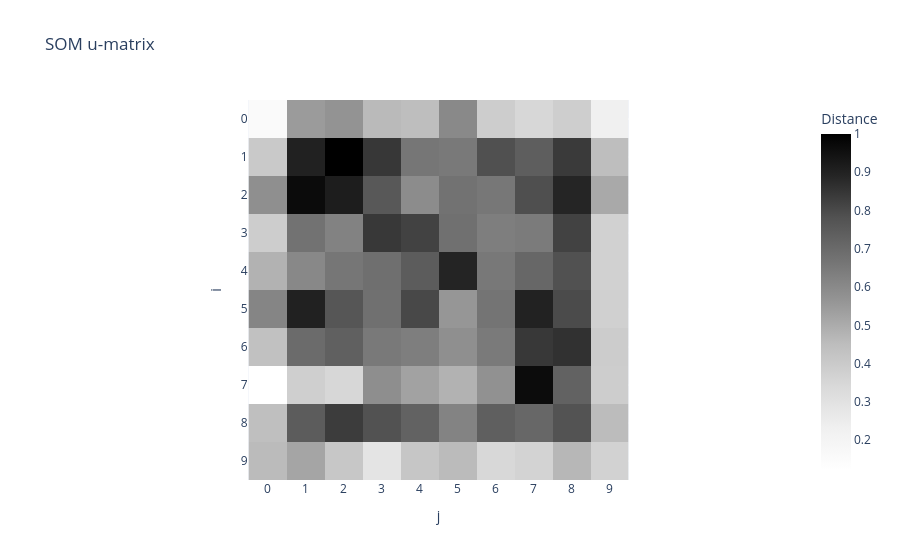

This figure's notebook cell:
### Code cell
u_matrix_plot = kairo.plot_som_u_matrix(som)
u_matrix_plot.show()

### Figure 1 — Plotly figure (JSON) as saved in the notebook; plotly's stock layout.template omitted (floating-point values rounded to 4 significant figures)
{"data": [{"coloraxis": "coloraxis", "hovertemplate": "j: %{x}<br>i: %{y}<br>Distance: %{z}<extra></extra>", "name": "0", "type": "heatmap", "xaxis": "x", "yaxis": "y", "z": [[0.1602, 0.547, 0.5693, 0.4586, 0.4486, 0.6027, 0.3895, 0.3508, 0.3853, 0.2282], [0.4046, 0.9019, 1.0, 0.8453, 0.6607, 0.6517, 0.7842, 0.7403, 0.8396, 0.4464], [0.5824, 0.9672, 0.9154, 0.7616, 0.5915, 0.6746, 0.6572, 0.7878, 0.8906, 0.5078], [0.387, 0.6755, 0.6223, 0.8428, 0.8197, 0.6798, 0.6364, 0.6448, 0.819, 0.3742], [0.481, 0.6043, 0.66, 0.6841, 0.7464, 0.8934, 0.6557, 0.712, 0.7817, 0.3747], [0.6148, 0.9019, 0.7666, 0.6813, 0.8054, 0.5619, 0.6688, 0.9001, 0.7986, 0.3764], [0.4347, 0.6985, 0.7336, 0.6504, 0.6348, 0.5833, 0.6496, 0.8437, 0.8601, 0.3943], [0.1219, 0.3807, 0.349, 0.5875, 0.5267, 0.4808, 0.5776, 0.9644, 0.7256, 0.3885], [0.4436, 0.7474, 0.8331, 0.7814, 0.7284, 0.6196, 0.7356, 0.7119, 0.7781, 0.4546], [0.4556, 0.52, 0.4106, 0.2905, 0.4178, 0.4566, 0.3457, 0.3654, 0.4689, 0.3671]]}], "layout": {"coloraxis": {"colorbar": {"title": {"text": "Distance"}}, "colorscale": [[0, "rgb(255,255,255)"], [0.125, "rgb(240,240,240)"], [0.25, "rgb(217,217,217)"], [0.375, "rgb(189,189,189)"], [0.5, "rgb(150,150,150)"], [0.625, "rgb(115,115,115)"], [0.75, "rgb(82,82,82)"], [0.875, "rgb(37,37,37)"], [1, "rgb(0,0,0)"]]}, "title": {"text": "SOM u-matrix"}, "xaxis": {"anchor": "y", "constrain": "domain", "domain": [0, 1], "dtick": 1, "scaleanchor": "y", "title": {"text": "j"}}, "yaxis": {"anchor": "x", "autorange": "reversed", "constrain": "domain", "domain": [0, 1], "dtick": 1, "title": {"text": "i"}}}}
